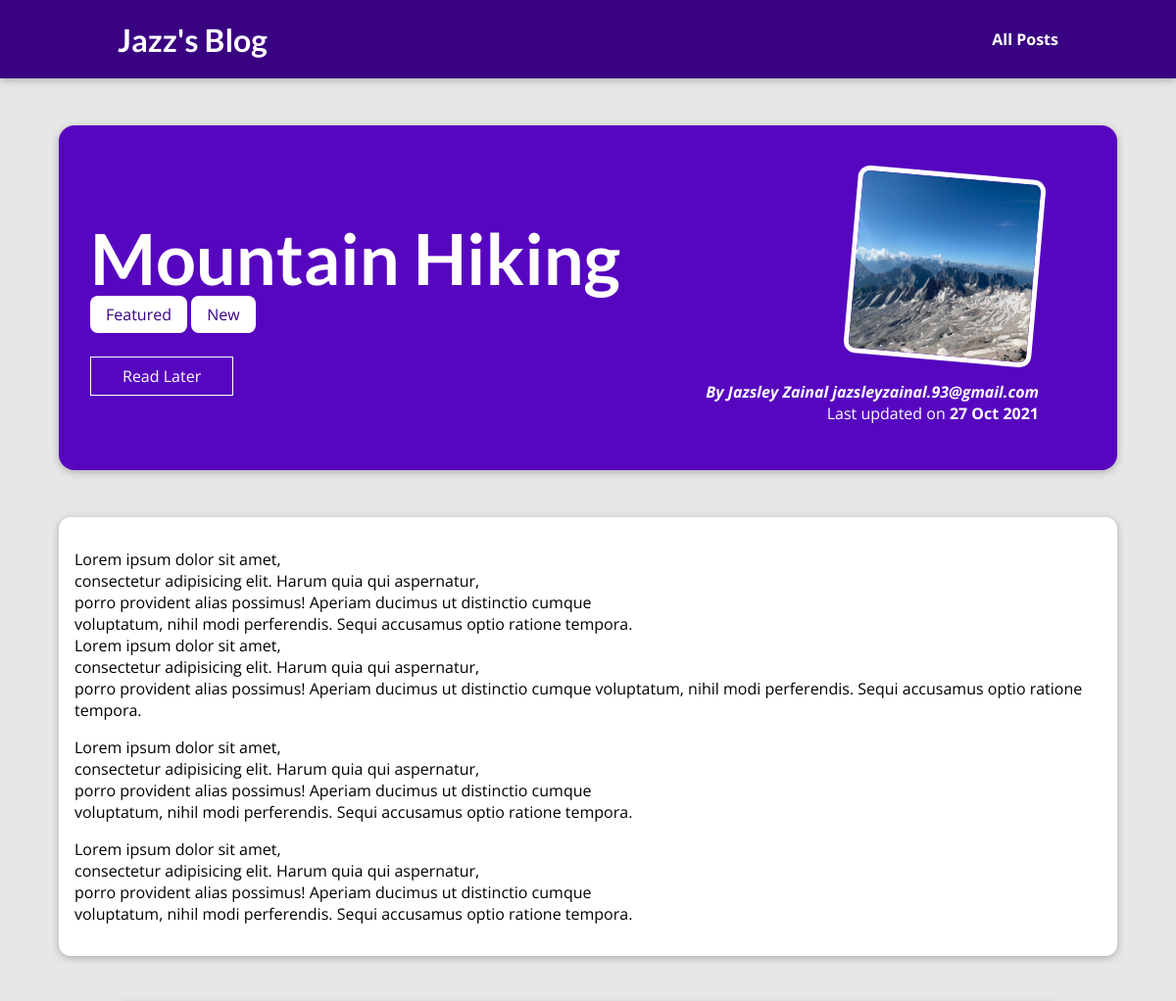
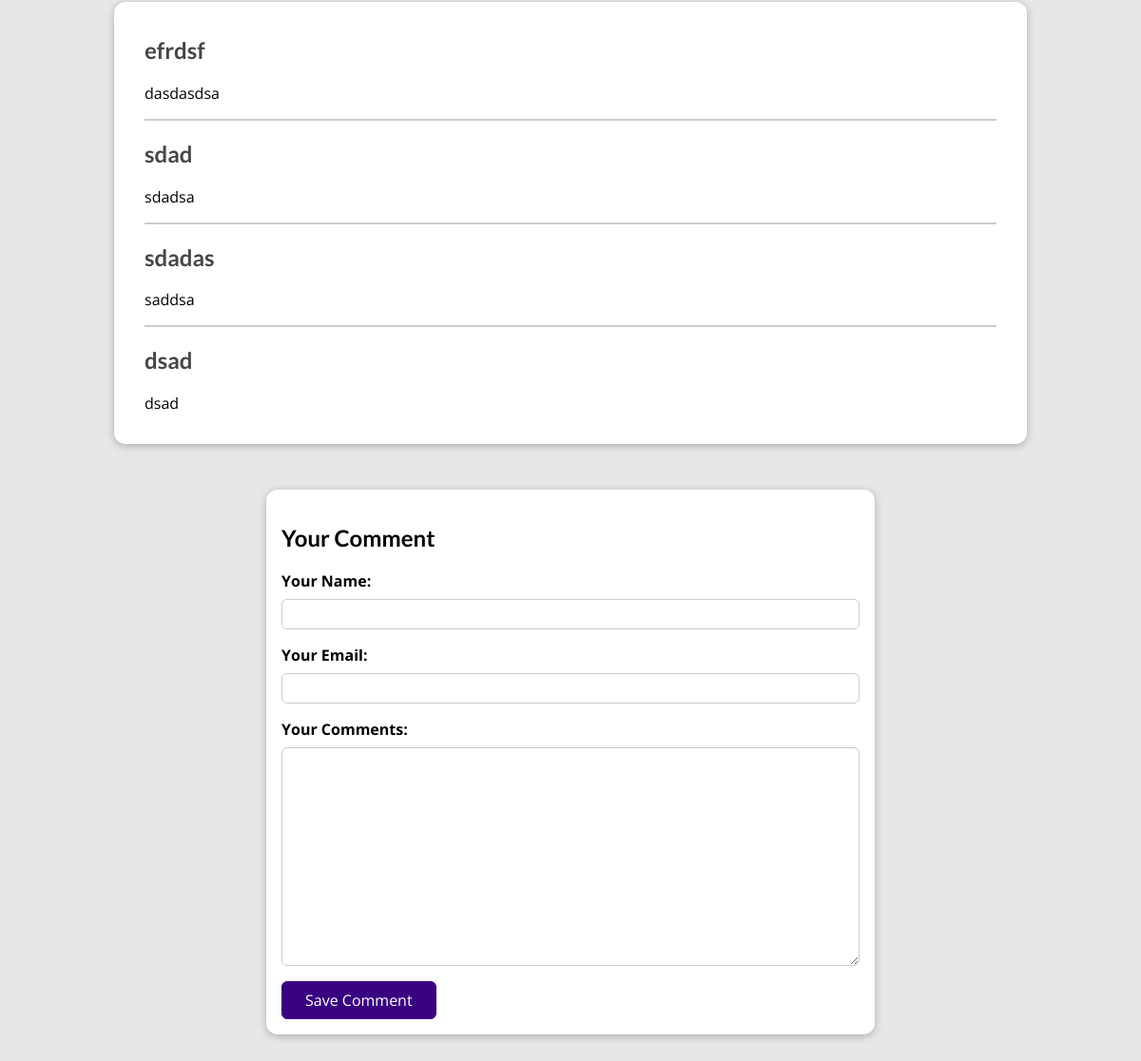
The page /posts/hike-in-the-mountains on the database its author committed (2 pictures, top to bottom).
### blog/models.py (models this page shows, shortened)
class Post(models.Model):
    title = models.CharField(max_length=150)
    excerpt = models.CharField(max_length=200)
    image = models.ImageField(upload_to="posts", null=True)
    date = models.DateField(auto_now=True)
    slug = models.SlugField(unique=True,)
    content = models.TextField(validators=[MinLengthValidator(10)])
    author = models.ForeignKey(
        Author, on_delete=models.SET_NULL, related_name="posts", null=True)
    tag = models.ManyToManyField(Tag)

class Tag(models.Model):
    caption = models.CharField(max_length=20)

class Author(models.Model):
    first_name = models.CharField(max_length=100)
    last_name = models.CharField(max_length=100)
    email_address = models.EmailField()
    def __str__(self):
        return f"{self.first_name} {self.last_name} {self.email_address}"

class Comment(models.Model):
    user_name = models.CharField(max_length=120)
    user_email = models.EmailField()
    text = models.TextField(max_length=400)
    post = models.ForeignKey(Post, on_delete=models.CASCADE, related_name="comments")

### blog/views.py (the view)
# urls.py: path("posts/<slug:slug>", views.SinglePostView.as_view(), name="post-detail-page"),
class SinglePostView(View):
    template_name = "blog/post-detail.html"
    model = Post
    def get(self, request, slug):
        post = Post.objects.get(slug=slug)
        context = {
            "post": post,
            "post_tags": post.tag.all(),
            "comment_form": CommentForm(),
            "comments": post.comments.all().order_by("-id")
        }
        return render(request, "blog/post-detail.html", context)
    def post(self, request, slug):
        comment_form = CommentForm(request.POST)
        post = Post.objects.get(slug=slug)
        if comment_form.is_valid():
            comment = comment_form.save(commit=False)
            comment.post = post
            comment.save()
            return HttpResponseRedirect(reverse("post-detail-page", args=[slug]))
        context = {
            "post": post,
            "post_tags": post.tags.all(),
            "comment_form": comment_form,
            "comments": post.comments.all().order_by("-id")
        }
        return render(request, "blog/post-detail.html", context)

### blog/forms.py
class CommentForm(forms.ModelForm):
    class Meta:
        model = Comment
        exclude = ["post"]
        labels = {
            "user_name": "Your Name",
            "user_email": "Your Email",
            "text": "Your Comments",
        }

### blog/templates/blog/post-detail.html (shortened to what this page needs)
{% extends "base.html" %}
{% load static %}
{% block css_files %}
<link rel="stylesheet" href="{% static "blog/post-detail.css" %}" />
{% endblock %}
{% block content %}
<section id="summary">
  <h2>{{ post.title }}</h2>
  <div>
    {% for tag in post_tags %}
      <span class="tag">{{ tag.caption }}</span>
    {% endfor %}
      <div id="read-later">
    <form action="{% url "read-later" %}" method="POST">
      <button>Read Later</button>
    </form>
  </div>
  </div>
  <article>
    <img src="{{ post.image.url }}" alt="{{ post.title }}" />
    <address>By <a href="mailto:{{ post.author.email_address }}">{{ post.author }}</a></address>
    <div>Last updated on <time>{{ post.date|date:"d M Y" }}</time></div>
  </article>
</section>
<main>
  {{ post.content|linebreaks }}
</main>
<section id="comments">
  <ul>
    {% for comment in comments %}
      <li>
        <h2>{{ comment.user_name }}</h2>
        <p>{{ comment.text|linebreaks }}</p>
      </li>
    {% endfor %}
  </ul>
</section>
<section id="comment-form">
  <h2>Your Comment</h2>
  <form action="{% url "post-detail-page" post.slug %}" method="POST">
    {% for form_field in comment_form %}
      <div class="form-control {% if form_field.errors %}invalid{% endif %}">
        {{ form_field.label_tag }}
        {{ form_field }}
      </div>
    {% endfor %}
    <button>Save Comment</button>
  </form>
</section>
{% endblock %}

### static/app.css (style rules this page uses)
* { box-sizing: border-box; }
html { font-family: 'Open Sans', 'Lato', sans-serif; }
body { margin: 0; }
h1, h2, h3 { font-family: 'Lato', sans-serif; font-weight: bold; }

### blog/static/blog/post-detail.css (style rules this page uses)
body { background-color: #e7e7e7; }
#summary { margin: 8rem auto 3rem auto; padding: 2rem; width: 90%; max-width: 90rem; border-radius: 16px; background-color: #5706c0; position: relative; box-shadow: 0 2px 8px rgba(0, 0, 0, 0.25); height: 22rem; }
#summary h2 { color: white; font-size: 4.5rem; margin-bottom: 0.25rem; }
#summary article { position: absolute; top: 2rem; right: 3rem; padding: 1rem 2rem; border-radius: 12px; text-align: right; color: white; }
#summary article img { width: 12rem; height: 12rem; border-radius: 12px; transform: rotateZ(5deg); border: 5px solid white; margin-bottom: 1rem; }
#summary address { font-weight: bold; }
#summary a { color: white; text-decoration: none; }
#summary time { font-weight: bold; }
#read-later { margin: 2rem 0; }
#read-later button { background-color: transparent; border: 1px solid white; padding: 0.5rem 2rem; font: inherit; color: white; cursor: pointer; }
main { width: 90%; max-width: 90rem; margin: 3rem auto; background-color: white; padding: 1rem; border-radius: 12px; box-shadow: 0 2px 8px rgba(0, 0, 0, 0.25); }
.tag { background-color: white; color: #390281; padding: 0.5rem 1rem; border-radius: 8px; }
#comment-form { margin: 3rem auto; width: 90%; max-width: 40rem; border-radius: 12px; background-color: white; box-shadow: 0 2px 8px rgba(0, 0, 0, 0.25); padding: 1rem; }
#comment-form button { font: inherit; background-color: #390281; color: white; border: 1px solid #390281; padding: 0.5rem 1.5rem; border-radius: 6px; cursor: pointer; }
.form-control { margin-bottom: 1rem; }
.form-control label { font-weight: bold; margin-bottom: 0.5rem; display: block; }
.form-control input, .form-control textarea { display: block; width: 100%; font: inherit; padding: 0.25rem; border-radius: 6px; border: 1px solid #ccc; }
#comments { margin: 3rem auto; width: 90%; max-width: 60rem; border-radius: 12px; background-color: white; box-shadow: 0 2px 8px rgba(0, 0, 0, 0.25); padding: 1rem 2rem; }
#comments ul { list-style: none; margin: 0; padding: 0; }
#comments li { margin-bottom: 1rem; border-bottom: 2px solid #ccc; }
#comments li:last-of-type { border-bottom: none; }
#comments h2 { color: #464646; }

### rows shown on the page
Post: title "Mountain Hiking", image (picture), author "Jazsley Zainal jazsleyzainal.93@gmail.com", date "27 Oct 2021", content "Lorem ipsum dolor sit amet, consectetur adipisicing elit. Harum quia qui aspernatur, porro provident alias possimus! Aperiam ducimus ut distinctio cumque voluptatum, nihil modi perferendis. Sequi accusamus optio ratione tempora. Lorem ipsum dolor sit amet, consectetur adipisicing elit. Harum quia qui aspernatur, porro provident alias possimus! Aperiam ducimus ut distinctio cumque voluptatum, nihil modi perferendis. Sequi accusamus optio ratione tempora. Lorem ipsum dolor sit amet, consectetur adipisicing elit. Harum quia qui aspernatur, porro provident alias possimus! Aperiam ducimus ut distinctio cumque voluptatum, nihil modi perferendis. Sequi accusamus optio ratione tempora. Lorem ipsum…"
Tag: caption "Featured"
Tag: caption "New"
Comment: user_name "efrdsf", text "dasdasdsa"
Comment: user_name "sdad", text "sdadsa"
Comment: user_name "sdadas", text "saddsa"
Comment: user_name "dsad", text "dsad"
